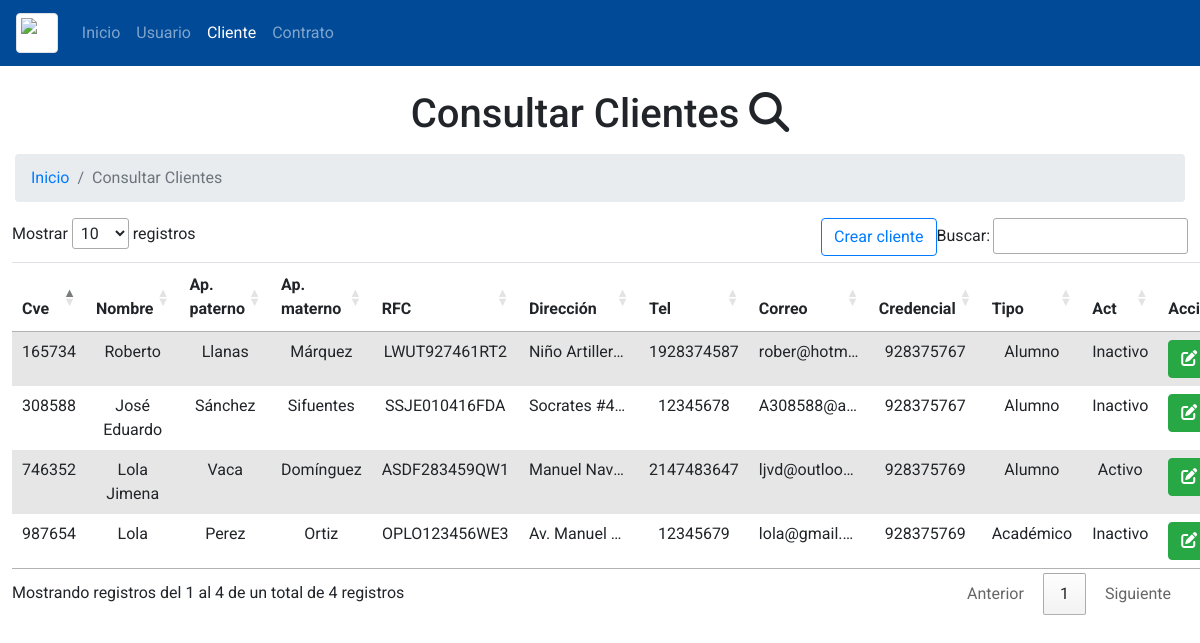
/consultar_cliente.php (signed in), run on the app's committed database.
### tables this page shows
CREATE TABLE `clientes` (
  `id_Cliente` int(11) NOT NULL,
  `nom_Cliente` varchar(50) NOT NULL,
  `ap_Patc` varchar(15) NOT NULL,
  `ap_Matc` varchar(15) NOT NULL,
  `rfc_Cliente` varchar(30) NOT NULL,
  `dir_Cliente` varchar(70) NOT NULL,
  `tel_Cliente` int(11) NOT NULL,
  `correo_Cliente` mediumtext NOT NULL,
  `id_Credencial` int(11) NOT NULL,
  `tipo_Cliente` int(11) NOT NULL,
  `act_Cli` tinyint(1) NOT NULL
);

### consultar_cliente.php (the view, shortened to what this page needs)
<!DOCTYPE html>
<html lang="en">
<head>
  <link href="https://cdn.jsdelivr.net/npm/bootstrap@5.2.1/dist/css/bootstrap.min.css" rel="stylesheet"
>
<link rel="stylesheet" href="https://maxcdn.bootstrapcdn.com/bootstrap/4.5.2/css/bootstrap.min.css">
  <link rel="stylesheet" href="https://cdnjs.cloudflare.com/ajax/libs/font-awesome/6.4.2/css/all.min.css" />
  <link rel="stylesheet" type="text/css" href="//cdn.datatables.net/1.13.6/css/jquery.dataTables.min.css">
</head>
<body style="font-family: Roboto;">
  <header style="font-family: Roboto;">
  <nav class="navbar navbar-expand-sm navbar-dark " style="background-color: #004A98;">
        <a class="navbar-brand"  href="#"><img src="https://encrypted-tbn0.gstatic.com/images?q=tbn:ANd9GcRIV7jNuxG7PQhpl_uAbWUzB5UrDGk66CbSUIGoUh4JEQBCNhqi2CWj5eIQNQEXIIctIuk&usqp=CAU" class="img-thumbnail" alt="..." style="width: 50px ;" style="border: 0cm;"></a>
        <div class="collapse navbar-collapse d-flex justify-content-evenly" id="collapsibleNavId">
          <ul class="navbar-nav me-auto mt-2 mt-lg-0">
            <li class="nav-item">
                <a class="nav-link dropdown" href="inicio.php" aria-current="page">Inicio <span class="visually-hidden">(current)</span></a>
            </li>
            <li class="nav-item dropdown">
              <a class="nav-link" href="consultar_usuarios.php"  aria-current="page" >
                Usuario<span class="visually-hidden">(current)</span>
              </a>
            </li>
            <li class="nav-item active">
              <a class="nav-link" href="consultar_cliente.php"  aria-current="page" >
                Cliente<span class="visually-hidden">(current)</span>
              </a>
            </li>
            <li class="nav-item dropdown">
              <a class="nav-link" href="consultar_contrato.php"  aria-current="page" >
                Contrato<span class="visually-hidden">(current)</span>
              </a>
            </li>
        </ul>
        </div>
        <br>
    </nav>
  </header>
<main>
<br>
<div class="container">
<h1 style="font-size: bold; text-align: center;">Consultar Clientes <i class="fa-solid fa-magnifying-glass"></i></h1>
</div>
<div class="container-fluid mt-3">
      <nav aria-label="breadcrumb">
        <ol class="breadcrumb">
          <li class="breadcrumb-item"><a href="inicio.php">Inicio</a></li>
          <li class="breadcrumb-item active" aria-current="page">Consultar Clientes</li>
        </ol>
      </nav>
</div>
    <div class="container-fluid text-center">
    <div class="row justify-content-center">
        <br>
        <div class="table-responsive">
            <table class="table table-no-border table-striped" id="table">
                <thead>
                    <tr>
                        <th>Cve</th>
                        <th>Nombre</th>
                        <th>Ap. paterno</th>
                        <th>Ap. materno</th>
                        <th>RFC</th>
                        <th>Dirección</th>
                        <th>Tel</th>
                        <th>Correo</th>
                        <th>Credencial</th>
                        <th>Tipo</th>
                        <th>Act</th>
                        <th>Acciones</th>
                    </tr>
                </thead>
                <tbody>
                    <?php
                    require "conexion.php";
                    $query = "SELECT * FROM clientes";
                    $result = $mysqli->query($query);
                    while ($row = $result->fetch_assoc()) {
                        echo "<tr>";
                        echo "<td>" . $row["id_Cliente"] . "</td>";
                        echo "<td>" . $row["nom_Cliente"] . "</td>";
                        echo "<td>" . $row["ap_Patc"] . "</td>";
                        echo "<td>" . $row["ap_Matc"] . "</td>";
                        echo "<td>" . $row["rfc_Cliente"] . "</td>";
                        echo "<td><div class='text-truncate' style='max-width: 100px;'>" . $row["dir_Cliente"] . "</div></td>";
                        echo "<td>" . $row["tel_Cliente"] . "</td>";
                        echo "<td><div class='text-truncate' style='max-width: 100px;'>" . $row["correo_Cliente"] . "</div></td>";
                        echo "<td>" . $row["id_Credencial"] . "</td>";
                        echo "<td>";
                        if ($row["tipo_Cliente"] == 1) {
                          echo "Alumno";
                        }
                        elseif ($row["tipo_Cliente"] == 2) {
                          echo "Académico";
                        }
                        elseif ($row["tipo_Cliente"] == 3) {
                          echo "Administrativo";
                        }
                         else {
                          echo "Otro";
                        }
                        echo "</td>";
                        echo "<td>";
                        if ($row["act_Cli"] == 1) {
                          echo "Activo";
                        }
                        else {
                          echo "Inactivo";
                        }
                        echo "</td>";
                        echo "<td>
                                <div class='btn-group' role='group' aria-label='Acciones'>
                                    <button type='button' class='btn btn-success' data-bs-toggle='modal' data-bs-target='#staticBackdrop{$row['id_Cliente']}'><i class='fas fa-edit'></i></button>
                                    <button type='button' class='btn btn-danger' data-toggle='modal' data-target='#confirmDeleteModal{$row['id_Cliente']}'><i class='fas fa-trash-alt'></i></button>
                                </div>
                                </td>";
                    }
                    ?>
                </tbody>
            </table>
        </div>
    </div>
</div>
</main>
</body>
</html>

### consultar_cliente.php (style rules this page uses)
.table-no-border tr, .table-no-border td { border: none; }
.btn-group { display: flex; gap: 10px; }

### data on the page
clientes: id_Cliente "165734", nom_Cliente "Roberto", ap_Patc "Llanas", ap_Matc "Márquez", rfc_Cliente "LWUT927461RT2", dir_Cliente "Niño Artiller…", tel_Cliente "1928374587", correo_Cliente "rober@hotm…", id_Credencial "928375767", shows "Alumno", act_Cli "Inactivo"
clientes: id_Cliente "308588", nom_Cliente "José Eduardo", ap_Patc "Sánchez", ap_Matc "Sifuentes", rfc_Cliente "SSJE010416FDA", dir_Cliente "Socrates #4…", tel_Cliente "12345678", correo_Cliente "A308588@a…", id_Credencial "928375767", shows "Alumno", act_Cli "Inactivo"
clientes: id_Cliente "746352", nom_Cliente "Lola Jimena", ap_Patc "Vaca", ap_Matc "Domínguez", rfc_Cliente "ASDF283459QW1", dir_Cliente "Manuel Nav…", tel_Cliente "2147483647", correo_Cliente "ljvd@outloo…", id_Credencial "928375769", shows "Alumno", act_Cli "Activo"
clientes: id_Cliente "987654", nom_Cliente "Lola", ap_Patc "Perez", ap_Matc "Ortiz", rfc_Cliente "OPLO123456WE3", dir_Cliente "Av. Manuel…", tel_Cliente "12345679", correo_Cliente "lola@gmail.…", id_Credencial "928375769", shows "Académico", act_Cli "Inactivo"
